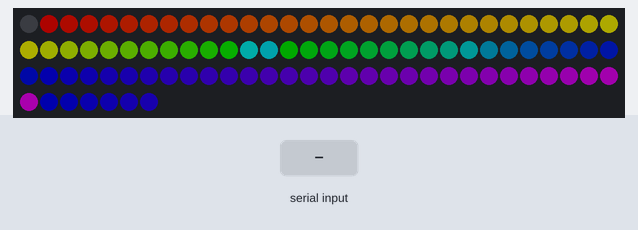
Simulated run of this sketch. Board: Arduino Uno, built with avr-gcc and run on an emulated ATmega328P. Shown: 97 RGB LEDs in strip order, left to right, continuing on the next row. The inputs (shaded band) are chosen by the test bench. Dim RGB values are drawn brighter than linear; what the sketch prints to the serial monitor is not drawn.

Above: at 1.5 s.
1.6 s: "90,45\n" received over Serial
3.2 s: "5\n" received over Serial
5.9 s: "30,150\n" received over Serial
Timing chart, 0 to 8.9 s (numbered marks = the images above; inputs shaded):
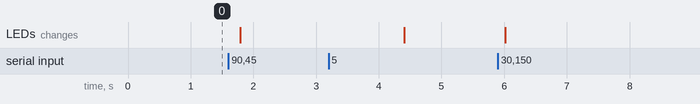

The sketch:

sketch_sep25a.ino
```cpp
#include <Adafruit_NeoPixel.h>

#define LED_PIN 13 // Pin connected to the Data Input of the LED strip
#define LED_COUNT 97 // Number of LEDs in your strip

Adafruit_NeoPixel strip(LED_COUNT, LED_PIN, NEO_GRB + NEO_KHZ800);

int counter = 0;
const int baudRate = 9600;

void setup() {
  strip.begin();
  pinMode(LED_BUILTIN, OUTPUT);
  Serial.begin(baudRate);
  strip.setBrightness(50);
  for (int i = 1; i < LED_COUNT; i++) {
    uint32_t color = rgb(i);
    strip.setPixelColor(i, color);
    strip.show();
  }
}

void loop() {
  if (Serial.available()) {
    int numBlinks = Serial.parseInt();
    strip.show();
    if (numBlinks >= 1){
      Serial.println(numBlinks);
      strip.clear();
      // strip.show();
    }

    for (int i = 9; i > 0; i--) {
      uint32_t color = rgb(numBlinks*9-i);

      // Serial.println(color);
    strip.setPixelColor(numBlinks*9-i, color);

    }
    // for(int i=0;i<numBlinks;i++){
    //   digitalWrite(LED_BUILTIN, HIGH);
    //   delay(500);
    //   digitalWrite(LED_BUILTIN, LOW);
    //   delay(500);
    // }
    // strip.show();
    numBlinks = 0;
  }
  delay(100);
}


uint32_t rgb(int num) {
  if (num<=30){
    double ratio = (double)255/30;
    return strip.Color(255,(int) num*ratio,0);
  }
  if (num>30 && num<=40){
    return strip.Color(255-(num-30)*24,255,0);
  }
  if (num>40 && num<=60){
    return strip.Color(0,255-12*(num-40),12*num);
  }
  if (num>60 && num<=75){
    return strip.Color(8*(num-60),0,255);
  }
  else{
    return strip.Color(128+8*(num-75),0,255);
  }

}
```
